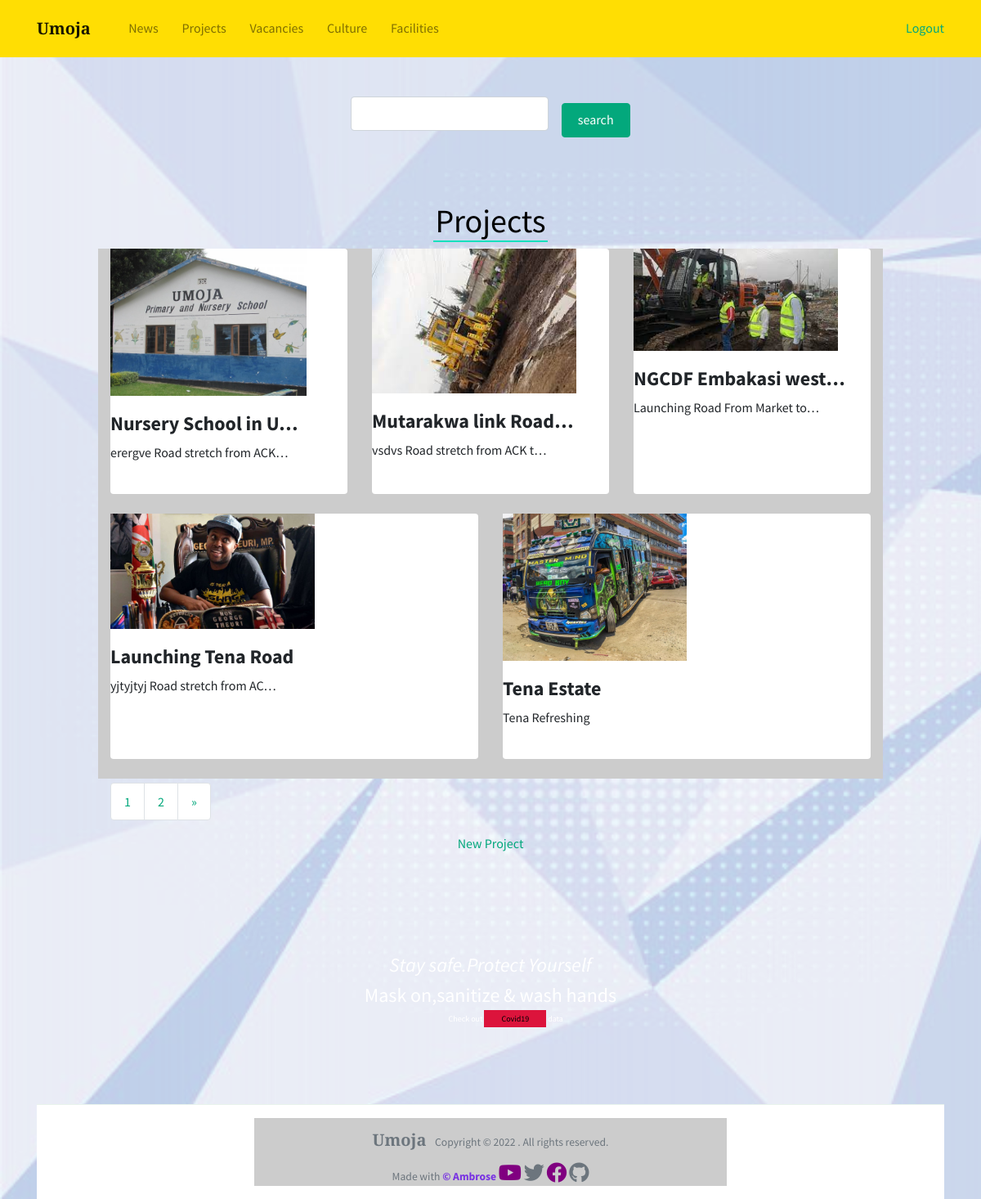
Page /projects/ (signed in) on the committed database.
### projects/models.py (models this page shows, shortened)
class Projects(models.Model):
    proj_id = models.AutoField(primary_key=True)
    name = models.CharField(max_length=100)
    description = models.CharField(max_length=100)
    proj_img = models.ImageField(upload_to="images",default='images_1.jpg')
    body = RichTextUploadingField()
    project_by = models.CharField(max_length=50)
    date_published = models.DateTimeField(auto_now_add=True, null=True, blank=True)
    slug = models.SlugField(max_length=100, null=True, blank=True)
    class Meta:
        ordering: ['-date_published']

### projects/views.py (the view)
# urls.py: path('', ProjectListView, name='project_home'),
def ProjectListView(request):
    projects = Projects.objects.all().order_by('-date_published')
    myFilter = ProjectFilter(request.GET, queryset=projects)
    projects = myFilter.qs
    page = request.GET.get('page')
    paginator = Paginator(projects, 5)
    try:
        projects = paginator.page(page)
    except PageNotAnInteger:
        projects = paginator.page(1)
    except EmptyPage:
        projects = paginator.page(paginator.num_page)
    context = {
        'projects':projects,
        'myFilter':myFilter,
    }
    return render(request, 'projects/project_list.html', context)

### projects/templates/projects/project_list.html (shortened to what this page needs)
{% extends "index.html" %}
{% block content %}
{% load static %}
{% load crispy_forms_tags %}
<section class="main-container">
    <div class="mt-5">
        <form method="get">
            {{ myFilter.form|crispy }}
            <input type="submit" class="btn btn-primary ml-3" value="search">
        </form>
    </div>
<div class="container pt-4 pb-4">
    <h1 class="row-link">Projects</h1>
	<div class="row">
        {% for update in projects %}
		<div class="col">
			<div class="card border-0 mb-4 box-shadow h-xl-300 pl-0">
                <div class="img-doc">
                    <img class="img-fluid" height="200"  src="{{ update.proj_img.url }}" />
                </div>
				<div class="card-body px-0 pb-0 d-flex flex-column align-items-start">
					<h2 class="h4 font-weight-bold">
					<a class="text-dark" href="{% url 'projectss:project_detail' slug=update.slug %}">{{ update.name|truncatechars:20  }}</a>
					</h2>
					<p class="card-text">
                        {{ update.description|truncatechars:30  }}
                    </p>
				</div>
			</div>
		</div>
        {% endfor %}
	</div>
    <div style="margin-top: 5px;">
        {% if projects.has_other_pages %}
        <ul class="pagination">
            {% for i in projects.paginator.page_range %}
            {% if updates.number == i %}
            <li class="page-item"><a class="active page-link">{{ i }}</a> </li>
            {% else %}
            <li class="page-item"><a href="?page={{ i }}" class="page-link">{{ i }}</a> </li>
            {% endif %}
            {% endfor %}
            {% if projects.has_next %}
            <li class="page-item"><a href="?page={{ projects.next_page_number }}" class="page-link">&raquo;</a></li>
            {% endif %}
        </ul>
        {% endif %}
    </div>
    {% if request.user.is_superuser %}
    <a href="{% url 'updates:news_create' %}">New Project</a>
    {% endif %}
</div>
<div class="cov-container" style="margin-top: 3%;">
    <div class="covid-container">
        <h4><i>Stay safe.Protect Yourself</i></h4>
        <h4>Mask on,sanitize & wash hands</h4>
        <h6>Check out <a href="{% url 'covid:dashboard' %}" class="covid-butt">Covid19</a> data</h6>
    </div>
</div>
</section>
{% endblock %}

### static/css/main.css (style rules this page uses)
*, *::before, *::after { border-sizing: border-box; }
:root { --f-primary: 'SourceSansPro' --f-secondary: 'SourceCodePro' --fw-reg: 300 --fw-bold: 900 --clr-light: #fff; --clr-dark: #303030; --clr-accent: #16e0bd; --fs-h1: 3rem; --fs-h2: 2.25rem; --fs-h3: 1.25rem; --fs-body: 1rem; }
@media (min-width: 800px) { :root { --fs-h1: 4.5rem; --fs-h2: 3.75rem; --fs-h3: 1.5rem; --fs-body: 1.125rem; } }
body { color: var(--clr-dark); margin: 0; font-family: var(--f-primary); font-size: var(--fs-body) line-height: 1.6rem; }
img { display: block; max-width: 100%; }
.row-link { margin-top:5%; color: black; text-align: center; }
.row-link::after { content: ''; width: 15%; height: 2px; background: var(--clr-accent); display: block; margin: auto; }
.main-container { width:80%; margin: auto; text-align: center; margin-top: 3%; }
.row { margin-top: 5%; display: grid; grid-template-columns:repeat(auto-fit, minmax(300px ,1fr)) ; text-align: center; background: #ccc; }
h6 { color:#fff; }

### projects/templates/projects/project_list.html (style rules this page uses)
.post-review h6, p { text-align:left; }
form { display: flex; justify-content: center; align-items: center; }
.img-doc, .img-doc img { max-height: 180px; max-width: 250px; object-fit: cover; }

### rows in the picture
Projects: proj_img (picture), name "Nursery School in U…", description "erergve Road stretch from ACK…"
Projects: proj_img (picture), name "Mutarakwa link Road…", description "vsdvs Road stretch from ACK t…"
Projects: proj_img (picture), name "NGCDF Embakasi west…", description "Launching Road From Market to…"
Projects: proj_img (picture), name "Launching Tena Road", description "yjtyjtyj Road stretch from AC…"
Projects: proj_img (picture), name "Tena Estate", description "Tena Refreshing"

### other values in the picture
{{ i }} "1" "2"
